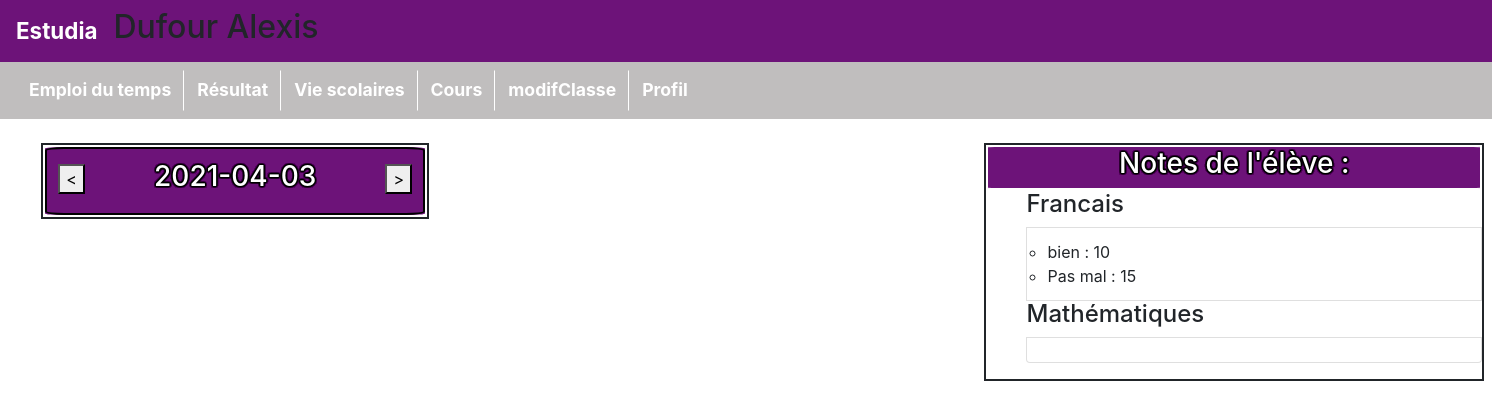
Page /pages/index.php (signed in) on the earlier database version.
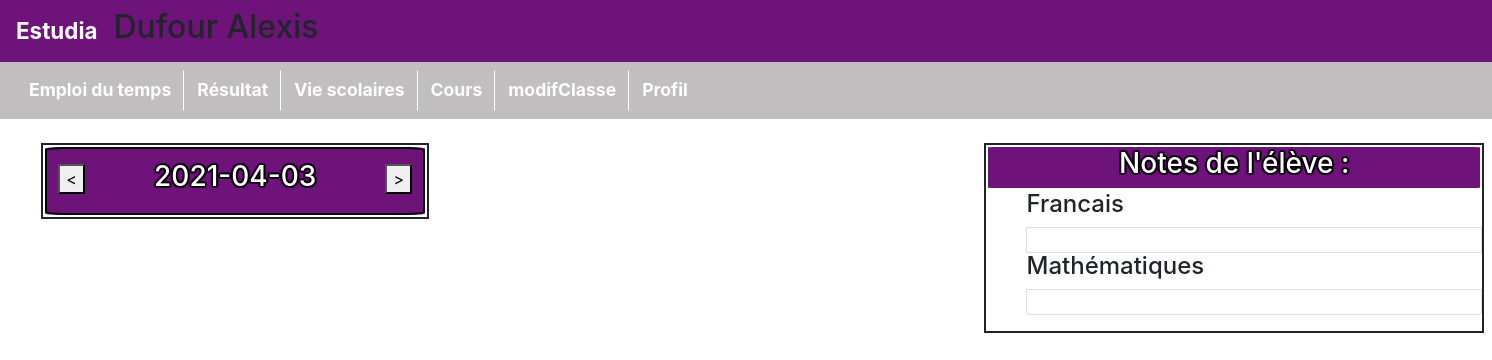
Same page on the later database version.
### tables this page shows
CREATE TABLE IF NOT EXISTS `matieres` (
  `idMatiere` int(11) NOT NULL AUTO_INCREMENT,
  `matiere` varchar(100) NOT NULL,
  PRIMARY KEY (`idMatiere`)
);

CREATE TABLE IF NOT EXISTS `notes` (
  `idNote` int(11) NOT NULL AUTO_INCREMENT,
  `idUtilisateur` int(11) NOT NULL,
  `Note` float NOT NULL,
  `idMatiere` int(11) NOT NULL,
  `designation` varchar(255) NOT NULL,
  `NoteMax` int(2) NOT NULL DEFAULT '20',
  `Commentaire` text NOT NULL,
  PRIMARY KEY (`idNote`)
);

### modeles/modeles.php (called while the page is built, shortened)
<?php
function getBdd()
{
    return new PDO('mysql:host=localhost;dbname=estudia;charset=UTF8', 'root', '',  array(PDO::ATTR_ERRMODE => PDO::ERRMODE_EXCEPTION));
}
?>

### affichages/affichageEleve.php (the view, shortened to what this page needs)
<?php
function affichageDevoir($idEtude, $date)
{
    ?>
    <div style="border:2px solid;text-align:center;border-radius:5%;color:white;background-color : rgb(109, 19, 121);text-shadow: 0 0 2px #000, 0 0 2px #000, 0 0 2px #000, 0 0 2px #000, 0 0 2px #000, 0 0 2px #000, 0 0 2px #000, 0 0 2px #000, 0 0 2px #000, 0 0 2px #000, 0 0 2px #000, 0 0 2px #000, 0 0 2px #000, 0 0 2px #000, 0 0 2px #000, 0 0 2px #000, 0 0 2px #000, 0 0 2px #000, 0 0 2px #000, 0 0 2px #000;">
    <form method='get' style="width:100%">
    <button type="submit"
    value="<?= !empty($_GET['Jour']) ? $_GET['Jour']-1 : -1 ;?>"
    name='Jour'
    style="float:left;margin-top:1%">
    <
    </button>
    <button type="submit"
    value="<?= !empty($_GET['Jour']) ? $_GET['Jour']+1 : 1 ?>"
    name='Jour' style="float:right;margin-top:1%">
    >
    </button>
    <h3 ><?=$date;?></h3>
    </form>
    </div>
        <?php
}
function affichageNote($idUtilisateur)
    {
    $requete = getBdd() -> prepare("SELECT matiere FROM matieres");
    $requete -> execute();
    $matieres = $requete -> fetchAll(PDO::FETCH_ASSOC);
    $requete = getBdd() -> prepare("SELECT Note, idUtilisateur, matieres.matiere, designation FROM notes INNER JOIN matieres USING(idMatiere) WHERE idUtilisateur = ?");
    $requete -> execute([$idUtilisateur]);
    $notes = $requete -> fetchAll(PDO::FETCH_ASSOC);
    $listenote = [];
    $i = 0;
    foreach($notes as $note)
    {
        $listenote[$note["matiere"]][$i]["notes"] = $note["Note"];
        $listenote[$note["matiere"]][$i]["designation"] = $note["designation"];
        $i++;
    }
    ?><div style="border:2px solid;text-align:center;border-radius:5%;color:white;background-color : rgb(109, 19, 121);text-shadow: 0 0 2px #000, 0 0 2px #000, 0 0 2px #000, 0 0 2px #000, 0 0 2px #000, 0 0 2px #000, 0 0 2px #000, 0 0 2px #000, 0 0 2px #000, 0 0 2px #000, 0 0 2px #000, 0 0 2px #000, 0 0 2px #000, 0 0 2px #000, 0 0 2px #000, 0 0 2px #000, 0 0 2px #000, 0 0 2px #000, 0 0 2px #000, 0 0 2px #000;">
             <h3> Notes de l'élève :</h3>
</div>
                        <ul>
                        <?php
                        foreach($matieres as $matiere)
                        {
                            ?>
                                <h4><?=$matiere["matiere"];?></h4>
                            <ul class="list-group-item">
                            <?php
                            foreach($listenote as $x => $note)
                            {
                                if($x == $matiere["matiere"])
                                {
                                    foreach($note as $Note)
                                    {
                                        ?>
                                        <li><?=$Note["designation"]." : ".$Note["notes"];?></li>
                                    <?php
                                    }
                                }
                            }
                                    ?>
                            </ul>
                            <?php
                        }
                            ?>
                        </ul>
                    <?php
    }

Differences in the rows shown:
removed notes: designation "bien", Note "10", shown under matieres "Francais"
removed notes: designation "Pas mal", Note "15", shown under matieres "Francais"
